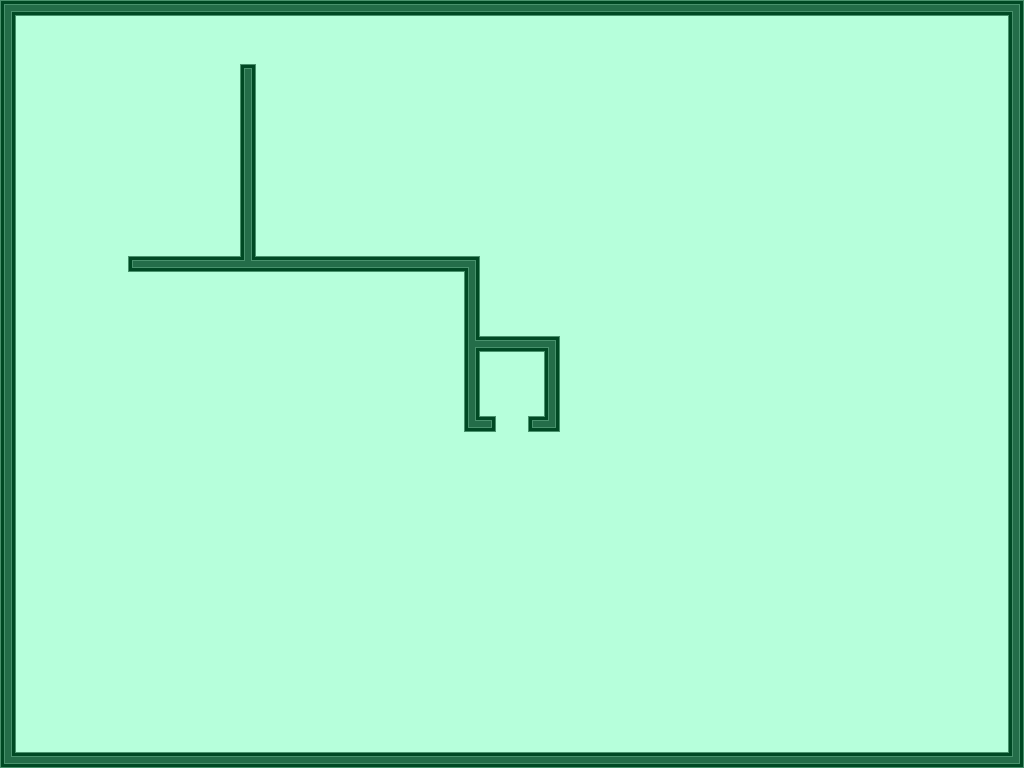

The image is a tile-based game level rendered from a .tmx file. Its description and source (layers, tilesets, objects; grid data summarised) follow:
An orthogonal 64x48 tile map with 16x16 px tiles, 2 tile layers (floorsLayer, wallsLayer).

<map version="1.0" orientation="orthogonal" renderorder="right-down" width="64" height="48" tilewidth="16" tileheight="16">
 <tileset firstgid="1" name="tileset" tilewidth="16" tileheight="16">
  <image source="tileset.png" trans="ff00ff" width="640" height="480" />
 </tileset>
 <layer name="floorsLayer" width="64" height="48">
  <data>[3072 cells, 3072 non-empty, 1 distinct tile ids]</data>
 </layer>
 <layer name="wallsLayer" width="64" height="48">
  <data>[3072 cells, 276 non-empty, 11 distinct tile ids]</data>
 </layer>
</map>